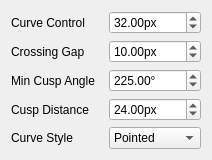
<?xml version="1.0" encoding="UTF-8"?>
<ui version="4.0">
 <class>node_style_form</class>
 <widget class="QWidget" name="node_style_form">
  <property name="geometry">
   <rect>
    <x>0</x>
    <y>0</y>
    <width>212</width>
    <height>141</height>
   </rect>
  </property>
  <layout class="QGridLayout" name="gridLayout">
   <item row="0" column="0">
    <widget class="QLabel" name="label_5">
     <property name="text">
      <string>Curve Control</string>
     </property>
    </widget>
   </item>
   <item row="0" column="1">
    <widget class="QDoubleSpinBox" name="handle_length_spinner">
     <property name="suffix">
      <string>px</string>
     </property>
     <property name="value">
      <double>32.000000000000000</double>
     </property>
    </widget>
   </item>
   <item row="1" column="0">
    <widget class="QLabel" name="label_8">
     <property name="text">
      <string>Crossing Gap</string>
     </property>
    </widget>
   </item>
   <item row="1" column="1">
    <widget class="QDoubleSpinBox" name="crossing_gap_spinner">
     <property name="suffix">
      <string>px</string>
     </property>
     <property name="value">
      <double>10.000000000000000</double>
     </property>
    </widget>
   </item>
   <item row="2" column="0">
    <widget class="QLabel" name="label_6">
     <property name="text">
      <string>Min Cusp Angle</string>
     </property>
    </widget>
   </item>
   <item row="2" column="1">
    <widget class="QDoubleSpinBox" name="cusp_angle_spinner">
     <property name="suffix">
      <string>°</string>
     </property>
     <property name="maximum">
      <double>360.000000000000000</double>
     </property>
     <property name="singleStep">
      <double>15.000000000000000</double>
     </property>
     <property name="value">
      <double>225.000000000000000</double>
     </property>
    </widget>
   </item>
   <item row="3" column="0">
    <widget class="QLabel" name="label">
     <property name="text">
      <string>Cusp Distance</string>
     </property>
    </widget>
   </item>
   <item row="3" column="1">
    <widget class="QDoubleSpinBox" name="cusp_distance_spinner">
     <property name="suffix">
      <string>px</string>
     </property>
     <property name="minimum">
      <double>-8192.000000000000000</double>
     </property>
     <property name="maximum">
      <double>8129.000000000000000</double>
     </property>
     <property name="value">
      <double>24.000000000000000</double>
     </property>
    </widget>
   </item>
   <item row="4" column="0">
    <widget class="QLabel" name="label_7">
     <property name="text">
      <string>Curve Style</string>
     </property>
    </widget>
   </item>
   <item row="4" column="1">
    <widget class="QComboBox" name="style_combo">
     <item>
      <property name="text">
       <string>Pointed</string>
      </property>
     </item>
     <item>
      <property name="text">
       <string>Round</string>
      </property>
     </item>
     <item>
      <property name="text">
       <string>Ogee</string>
      </property>
     </item>
     <item>
      <property name="text">
       <string>Polygonal</string>
      </property>
     </item>
    </widget>
   </item>
  </layout>
 </widget>
 <resources/>
 <connections>
  <connection>
   <sender>handle_length_spinner</sender>
   <signal>valueChanged(double)</signal>
   <receiver>node_style_form</receiver>
   <slot>anything_changed()</slot>
   <hints>
    <hint type="sourcelabel">
     <x>207</x>
     <y>26</y>
    </hint>
    <hint type="destinationlabel">
     <x>211</x>
     <y>52</y>
    </hint>
   </hints>
  </connection>
  <connection>
   <sender>crossing_gap_spinner</sender>
   <signal>valueChanged(double)</signal>
   <receiver>node_style_form</receiver>
   <slot>anything_changed()</slot>
   <hints>
    <hint type="sourcelabel">
     <x>207</x>
     <y>53</y>
    </hint>
    <hint type="destinationlabel">
     <x>211</x>
     <y>113</y>
    </hint>
   </hints>
  </connection>
  <connection>
   <sender>cusp_angle_spinner</sender>
   <signal>valueChanged(double)</signal>
   <receiver>node_style_form</receiver>
   <slot>anything_changed()</slot>
   <hints>
    <hint type="sourcelabel">
     <x>207</x>
     <y>80</y>
    </hint>
    <hint type="destinationlabel">
     <x>211</x>
     <y>113</y>
    </hint>
   </hints>
  </connection>
  <connection>
   <sender>cusp_distance_spinner</sender>
   <signal>valueChanged(double)</signal>
   <receiver>node_style_form</receiver>
   <slot>anything_changed()</slot>
   <hints>
    <hint type="sourcelabel">
     <x>163</x>
     <y>101</y>
    </hint>
    <hint type="destinationlabel">
     <x>312</x>
     <y>96</y>
    </hint>
   </hints>
  </connection>
 </connections>
 <slots>
  <slot>anything_changed()</slot>
 </slots>
</ui>
